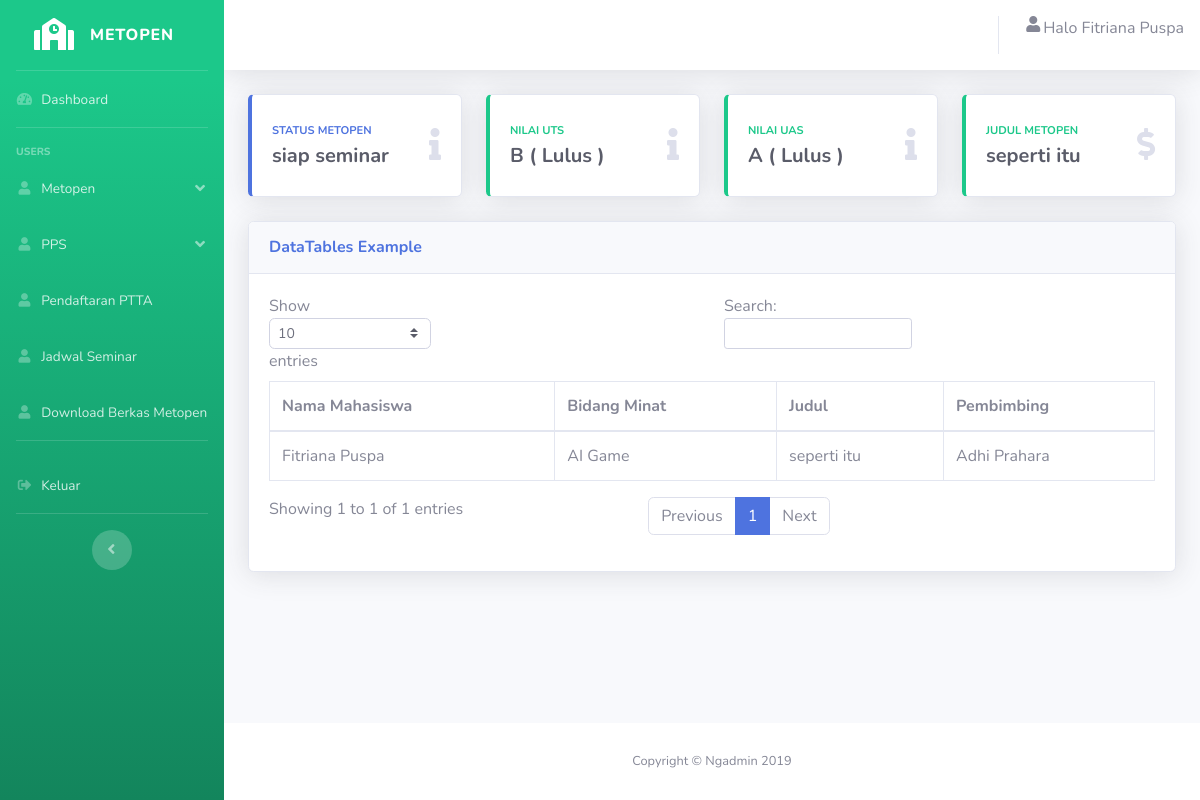
Screenshot of /Login_mhs/pps_seminar/1600018021 (signed in) with the database file from the repository.
### tables this page shows
CREATE TABLE `mahasiswa` (
  `username` varchar(14) NOT NULL,
  `password` varchar(30) NOT NULL,
  `nama` varchar(30) NOT NULL
);

CREATE TABLE `pps_seminar` (
  `id` int(11) NOT NULL,
  `nim_id` varchar(14) NOT NULL,
  `foto` varchar(30) NOT NULL,
  `status_pps` varchar(30) NOT NULL,
  `judul` varchar(500) NOT NULL,
  `dosen_pps` varchar(30) NOT NULL,
  `niy` int(14) NOT NULL,
  `bidang_minat` varchar(30) NOT NULL,
  `uts` int(11) NOT NULL,
  `uas` int(11) NOT NULL
);

### application/controllers/Login_mhs.php (called while the page is built, shortened)
<?php
class Login_mhs extends CI_Controller{
    public function __construct(){
        $this->load->library('form_validation');
        $this->load->model('login_model');
        $this->load->model('daftar_judul_model');
        $this->load->model('jadwal_seminar_model');
    }
    public function pps_seminar($username){
        $data['judul'] = "Metopen";
        $data['mahasiswa'] = $this->login_model->tampil($username);
        $data['seminarpps'] = $this->jadwal_seminar_model->tampilpps($username);
        $this->load->view('templates/header',$data);
        $this->load->view('templates/sidebar',$data);
        $this->load->view('templates/topbar',$data);
        $this->load->view('pps_seminar',$data);
        $this->load->view('templates/footer');
    }
}
?>

### index.php (called while the page is built, shortened)
<?php
require_once BASEPATH.'core/CodeIgniter.php';

### application/models/login_model.php (called while the page is built, shortened)
<?php
class login_model extends CI_Model
{
    function tampil($username)
    {
        return $this->db->get_where('mahasiswa', ["username" => $username])->row();
    }
}
?>

### application/models/jadwal_seminar_model.php (called while the page is built, shortened)
<?php
class Jadwal_seminar_model extends CI_Model{
    function tampilpps($nim){
        $this->db->select('*');
        $this->db->from('pps_seminar');
        $this->db->join('mahasiswa','pps_seminar.nim_id = mahasiswa.username');
        $this->db->where('pps_seminar.nim_id',$nim);
        $this->db->order_by('pps_seminar.id','DESC');
        return $this->db->get()->result_array();
      }
}
?>

### application/views/pps_seminar.php (the view)
<div class="container">
<div class="row">
    <div class="col-xl-3 col-md-6 mb-4">
                <div class="card border-left-primary shadow h-100 py-2">
                    <div class="card-body">
                    <div class="row no-gutters align-items-center">
                        <div class="col mr-2">
                        <div class="text-xs font-weight-bold text-primary text-uppercase mb-1">Status Metopen</div>
                        <div class="h5 mb-0 font-weight-bold text-gray-800">
                        <?php
                        foreach($seminarpps as $d ){
                          echo $d['status_pps'];
                          }
                          ?></div>
                        </div>
                        <div class="col-auto">
                        <i class="fas fa-info fa-2x text-gray-300"></i>
                        </div>
                    </div>
                    </div>
                </div>
    </div>
    <div class="col-xl-3 col-md-6 mb-4">
                <div class="card border-left-success shadow h-100 py-2">
                    <div class="card-body">
                    <div class="row no-gutters align-items-center">
                        <div class="col mr-2">
                        <div class="text-xs font-weight-bold text-success text-uppercase mb-1">Nilai UTS</div>
                        <div class="h5 mb-0 font-weight-bold text-gray-800">
                        <?php
                        foreach($seminarpps as $d){
                          if(($d['uts']>80) && ($d['uts']<=100)){
                            echo 'A ( Lulus )';
                          }else if(($d['uts']>60) && ($d['uts']<=80)){
                            echo 'B ( Lulus )';
                          }else if(($d['uts']>40) && ($d['uts']<=60)){
                            echo 'C ( Lulus )';
                          }else if(($d['uts']>20) && ($d['uts']<=40)){
                            echo 'D ( Tidak Lulus )';
                          }else if(($d['uts']>0) && ($d['uts']<=20)){
                            echo 'E ( Tidak Lulus )';
                          }else if($d['uts']==0){
                            echo 'belum UTS';
                          }
                        }
                        ?>
                        </div>
                        </div>
                        <div class="col-auto">
                        <i class="fas fa-info fa-2x text-gray-300"></i>
                        </div>
                    </div>
                    </div>
                </div>
    </div>
    <div class="col-xl-3 col-md-6 mb-4">
                <div class="card border-left-success shadow h-100 py-2">
                    <div class="card-body">
                    <div class="row no-gutters align-items-center">
                        <div class="col mr-2">
                        <div class="text-xs font-weight-bold text-success text-uppercase mb-1">Nilai UAS</div>
                        <div class="h5 mb-0 font-weight-bold text-gray-800">
                        <?php
                        foreach($seminarpps as $d){
                          if(($d['uas']>80) && ($d['uas']<=100)){
                            echo 'A ( Lulus )';
                          }else if(($d['uas']>60) && ($d['uas']<=80)){
                            echo 'B ( Lulus )';
                          }else if(($d['uas']>40) && ($d['uas']<=60)){
                            echo 'C ( Lulus )';
                          }else if(($d['uas']>20) && ($d['uas']<=40)){
                            echo 'D ( Tidak Lulus )';
                          }else if(($d['uas']>0) && ($d['uas']<=20)){
                            echo 'E ( Tidak Lulus )';
                          }else if($d['uas']==0){
                            echo 'belum UAS';
                          }
                        }
                        ?>
                        </div>
                        </div>
                        <div class="col-auto">
                        <i class="fas fa-info fa-2x text-gray-300"></i>
                        </div>
                    </div>
                    </div>
                </div>
    </div>
    <div class="col-xl-3 col-md-6 mb-4">
                <div class="card border-left-success shadow h-100 py-2">
                    <div class="card-body">
                    <div class="row no-gutters align-items-center">
                        <div class="col mr-2">
                        <div class="text-xs font-weight-bold text-success text-uppercase mb-1">Judul Metopen</div>
                        <div class="h5 mb-0 font-weight-bold text-gray-800">
                        <?php
                        foreach($seminarpps as $d){
                          echo $d['judul'];
                        }
                        ?>
                        </div>
                        </div>
                        <div class="col-auto">
                        <i class="fas fa-dollar-sign fa-2x text-gray-300"></i>
                        </div>
                    </div>
                    </div>
                </div>
    </div>
</div>
</div>
 <div class="container-fluid">
<div class="card shadow mb-4">
  <div class="card-header py-3">
    <h6 class="m-0 font-weight-bold text-primary">DataTables Example</h6>
  </div>
  <div class="card-body">
    <div class="x">
      <table class="table table-bordered" id="dataTable" width="100%" cellspacing="0">
        <thead>
          <tr>
            <th>Nama Mahasiswa</th>
            <th>Bidang Minat</th>
            <th>Judul</th>
            <th>Pembimbing</th>
          </tr>
        </thead>
        <tbody>
          <?php
            foreach($seminarpps as $d){
                echo '
                <tr>
                <td>'.$d['nama'].'</td>
                <td>'.$d['bidang_minat'].'</td>
                <td>'.$d['judul'].'</td>
                <td>'.$d['dosen_pps'].'</td>
                </tr>
                ';
            }
          ?>
        </tbody>
      </table>
    </div>
  </div>
</div>
</div>

### application/views/templates/topbar.php (shortened to what this page needs)
<div id="content-wrapper" class="d-flex flex-column">
  <div id="content">
    <nav class="navbar navbar-expand navbar-light bg-white topbar mb-4 static-top shadow">
      <ul class="navbar-nav ml-auto">
            <i class="fas fa-fw fa-user"></i>
            Halo   <?= $mahasiswa->nama ; ?>
      </ul>
    </nav>

### rows the page displays
mahasiswa: nama "Fitriana Puspa"
pps_seminar: status_pps "siap seminar", uts "B ( Lulus )", uas "A ( Lulus )", judul "seperti itu", nim.nama "Fitriana Puspa", bidang_minat "AI Game", dosen_pps "Adhi Prahara"
